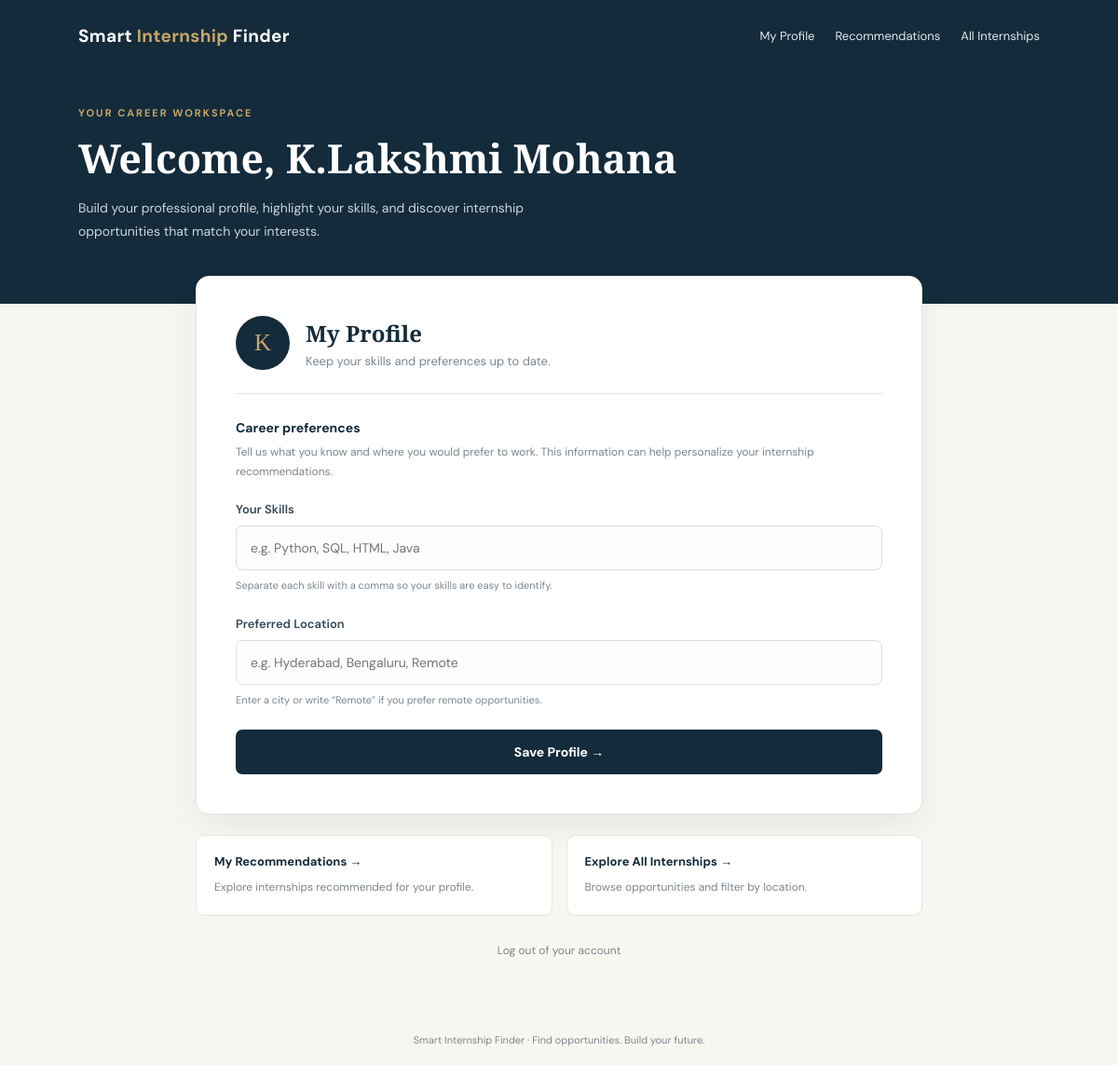
/profile (signed in), run on an earlier commit of the app's database.
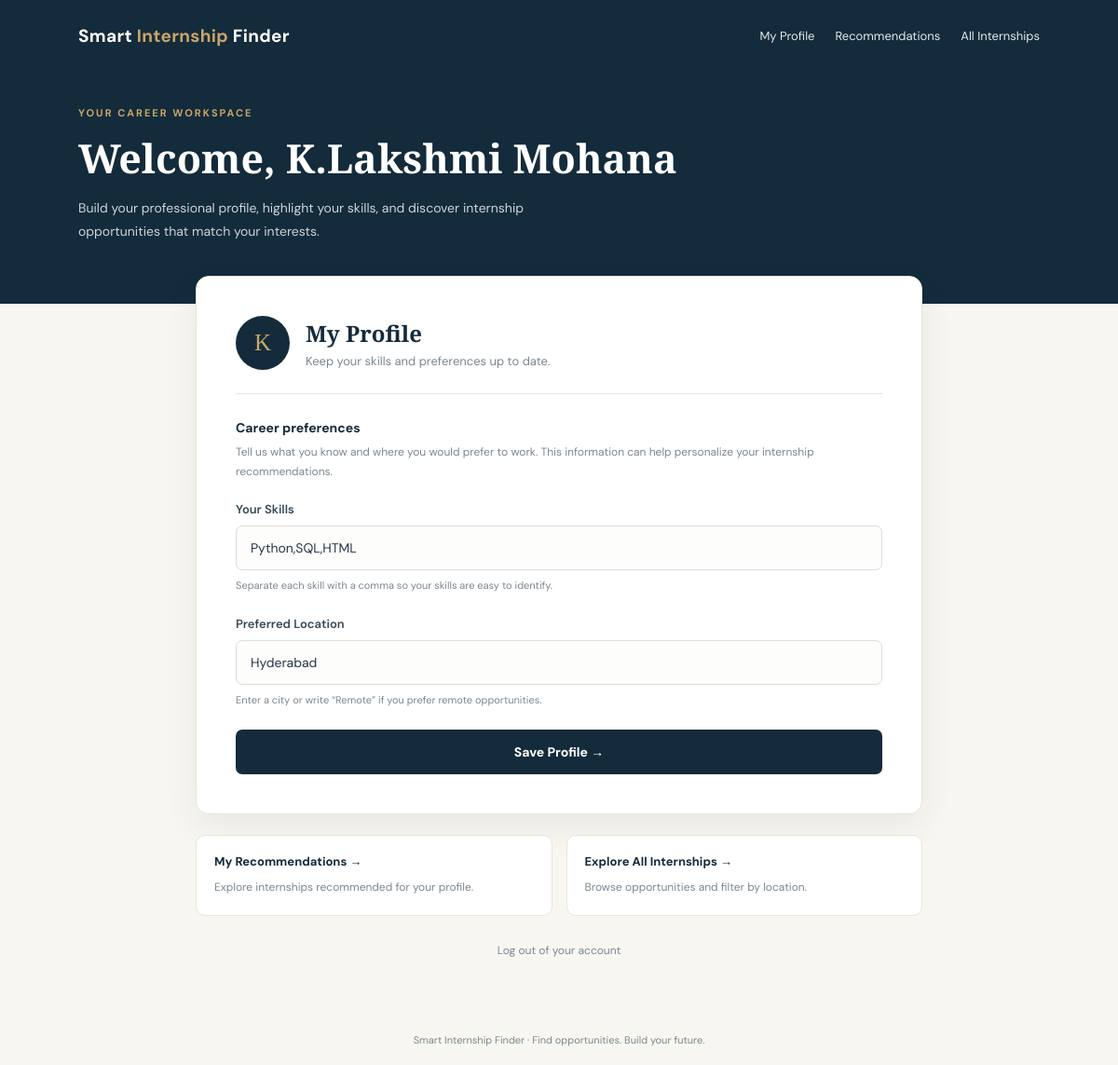
And on a later commit of the database.
### tables this page shows
CREATE TABLE students (
    id INTEGER PRIMARY KEY AUTOINCREMENT,
    name TEXT NOT NULL,
    email TEXT UNIQUE NOT NULL,
    password TEXT NOT NULL,
    branch TEXT,
    skills TEXT,
    location TEXT
);

### app.py (the view, shortened to what this page needs)
@app.route("/profile", methods=["GET", "POST"])
def profile():
    if "student_id" not in session:
        return redirect(url_for('login'))
    conn = get_db()
    saved = False
    student = conn.execute("SELECT * FROM students WHERE id = ?", (session["student_id"],)).fetchone()
    conn.close()
    return render_template("profile.html", student=student, saved=saved)

### app.py (called while the page is built)
def get_db():
    conn = sqlite3.connect('database.db')
    conn.row_factory = sqlite3.Row
    return conn

### templates/profile.html (shortened to what this page needs)
<!DOCTYPE html>
<html lang="en">
<head>
</head>
<body>
  <nav class="navbar">
    <div class="brand">Smart <span>Internship</span> Finder</div>
    <div class="nav-links">
      <a href="/profile">My Profile</a>
      <a href="/recommendations">Recommendations</a>
      <a href="/internships">All Internships</a>
    </div>
  </nav>
  <header class="hero">
    <div class="eyebrow">Your career workspace</div>
    <h1>Welcome, {{ student['name'] }}</h1>
    <p>
      Build your professional profile, highlight your skills, and discover
      internship opportunities that match your interests.
    </p>
  </header>
  <main class="main">
    <section class="profile-card">
      <div class="card-heading">
        <div class="avatar">
          {{ student['name'][0] if student['name'] else 'S' }}
        </div>
        <div>
          <h2>My Profile</h2>
          <p class="subtext">Keep your skills and preferences up to date.</p>
        </div>
      </div>
      <div class="section-title">Career preferences</div>
      <p class="section-description">
        Tell us what you know and where you would prefer to work.
        This information can help personalize your internship recommendations.
      </p>
      <form method="POST">
        <div class="field">
          <label for="skills">Your Skills</label>
          <input
            type="text"
            id="skills"
            name="skills"
            value="{{ student['skills'] or '' }}"
            placeholder="e.g. Python, SQL, HTML, Java"
          >
          <div class="hint">
            Separate each skill with a comma so your skills are easy to identify.
          </div>
        </div>
        <div class="field">
          <label for="location">Preferred Location</label>
          <input
            type="text"
            id="location"
            name="location"
            value="{{ student['location'] or '' }}"
            placeholder="e.g. Hyderabad, Bengaluru, Remote"
          >
          <div class="hint">
            Enter a city or write “Remote” if you prefer remote opportunities.
          </div>
        </div>
        <button class="save-button" type="submit">
          Save Profile →
        </button>
      </form>
    </section>
    <section class="quick-links">
      <a class="quick-link" href="/recommendations">
        <strong>My Recommendations →</strong>
        <span>Explore internships recommended for your profile.</span>
      </a>
      <a class="quick-link" href="/internships">
        <strong>Explore All Internships →</strong>
        <span>Browse opportunities and filter by location.</span>
      </a>
    </section>
    <div class="logout-row">
      <a href="/logout">Log out of your account</a>
    </div>
  </main>
  <footer>
    Smart Internship Finder · Find opportunities. Build your future.
  </footer>
</body>
</html>

What changed in the data, as far as the page shows it:
changed students "K.Lakshmi Mohana": skills (not shown) → "Python,SQL,HTML"; location (not shown) → "Hyderabad"
